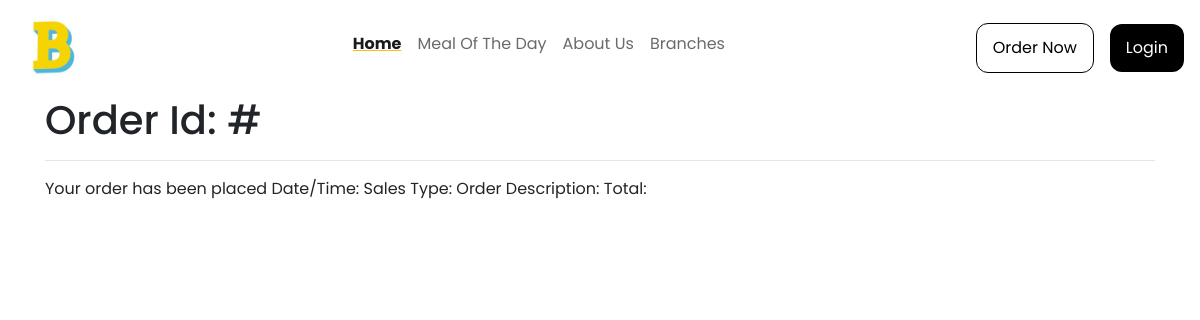
The page /order/21 on the database as committed earlier.
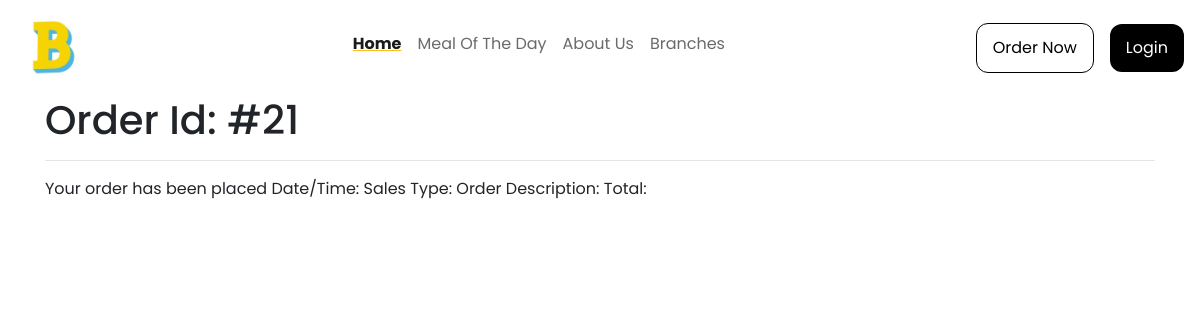
The same page on the database as committed later.
### models.py (models this page shows)
class Order(db.Model):
    id = db.Column(db.Integer, primary_key=True)
    order = db.Column(db.String(), nullable=False)
    user = db.Column(db.String(),nullable=False)
    phone = db.Column(db.String(), nullable=False)
    location = db.Column(db.String(), nullable=False)
    branch = db.Column(db.String(), nullable=False)
    date_created = db.Column(db.DateTime, default=datetime.utcnow)
    def __repr__(self):
        return f"Item('{self.id}', '{self.date_created}')"

### app.py (the view)
@app.route('/order/<int:id>')
def order(id):
    order = Order.query.filter_by(id=id).first()
    print(order)
    return render_template('order.html', order=order)

### templates/order.html
{% extends "base.html" %}
{% block body %}
<div class="container">
    <h1> Order Id: #{{order.id}} </h1>
    <hr>
    Your order has been placed
    Date/Time:
    Sales Type:
    Order Description:
    Total:
</div>
{% endblock %}

Rows that differ between the two databases and show on the page:
added Order: id "21"
